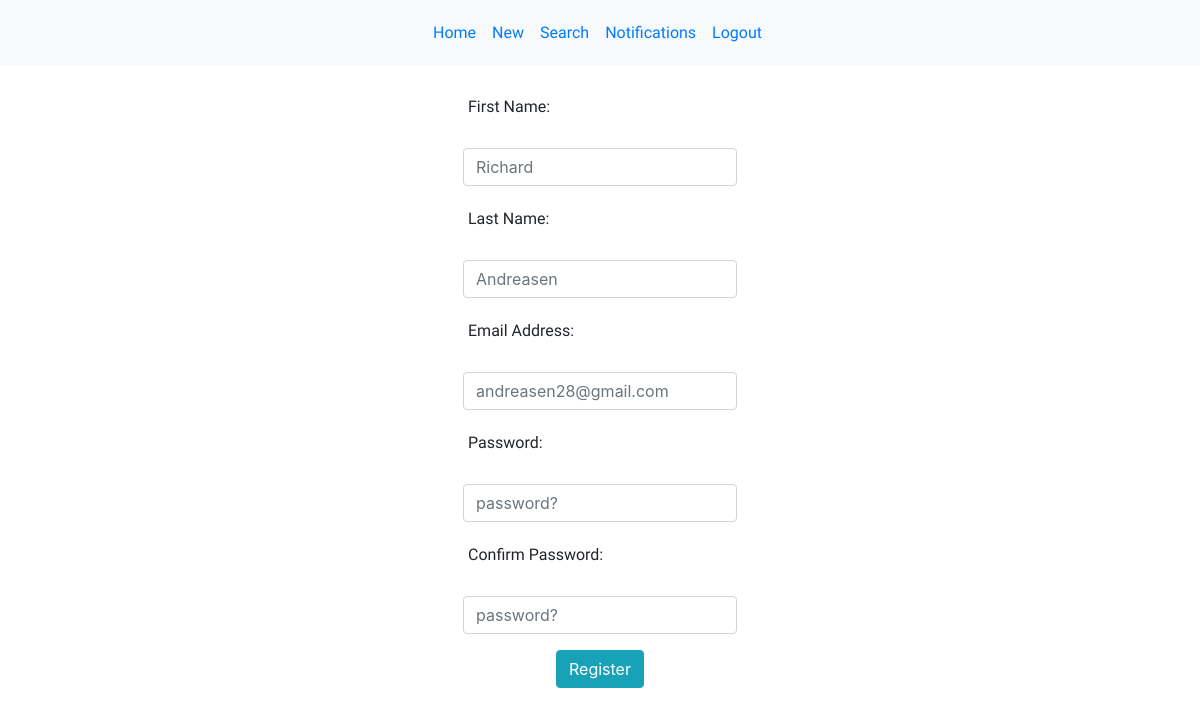
/edit_page (signed in), run on an earlier commit of the app's database.
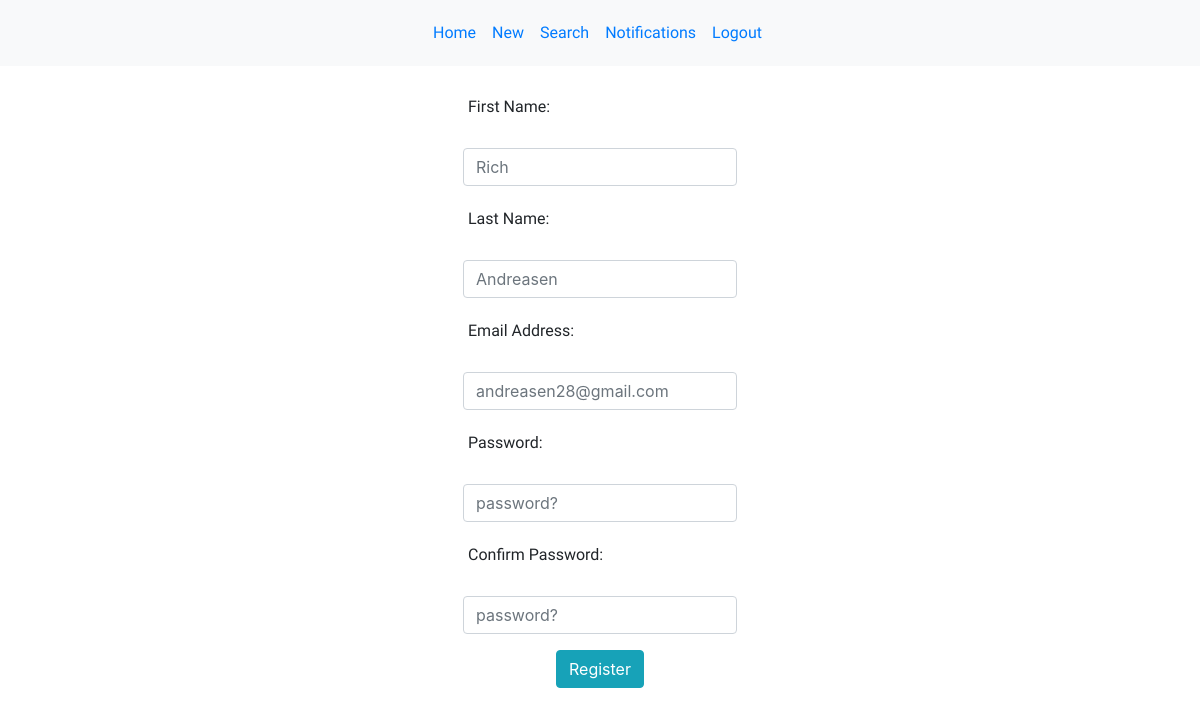
And on a later commit of the database.
### models.py (models this page shows)
class User(db.Model):
    __Tablename__ = "users"
    id = db.Column(db.Integer, primary_key=True)
    first_name = db.Column(db.String(100), nullable = False)
    last_name = db.Column(db.String(100), nullable = False)
    password = db.Column(db.String(200), unique = True, nullable = False)
    email = db.Column(db.String(100), unique = True, nullable = False)
    security_answer1 = db.Column(db.String(200))
    created_at = db.Column(db.DateTime, server_default=func.now())
    updated_at = db.Column(db.DateTime, server_default=func.now(), onupdate=func.now())
    users_that_attend_events = db.relationship('Event', lazy = 'dynamic', secondary = attendees_table)

### controller_functions.py (the view)
def edit_pg():
    user_info = User.query.get(session['uid'])
    return render_template("edit_pg.html", user= user_info)

### templates/edit_pg.html (shortened to what this page needs)
<!DOCTYPE html>
<html lang="en">
<head>
    <link rel="stylesheet" href="{{ url_for('static', filename='edit.css') }}">
    <link rel="stylesheet" href="https://maxcdn.bootstrapcdn.com/bootstrap/4.3.1/css/bootstrap.min.css">
</head>
<body>
    <nav class="navbar navbar-expand-sm bg-light justify-content-center">
        <ul class="navbar-nav">
            <li class="nav-item">
                <a class="nav-link" href="/homepage">Home</a>
            </li>
            <li class="nav-item">
                <a class="nav-link" href="/new">New</a>
            </li>
            <li class="nav-item">
                <a class="nav-link" href="/search">Search</a>
            </li>
            <li class="nav-item">
                <a class="nav-link" href="event">Notifications</a>
            </li>
            <li class="nav-item">
                <a class="nav-link" href="/logout">Logout</a>
            </li>
        </ul>
    </nav>
    <div class="container">
    <div class="errorMSG" id="error">
    </div>
            <div class="row justify-content-center">
                <form action="/edit" id="regform" method="POST">
                    <div class="form-group">
                        <label for="fname"><p>First Name:</p></label>
                        <input class="form-control" type="text" name="fname" placeholder="{{ user.first_name }}" id="email">
                    </div>
                    <div class="form-group">
                        <label for="lname"> <p>Last Name:</p></label>
                        <input class="form-control" type="text" name="lname" placeholder="{{ user.last_name }}" id="email">
                    </div>
                    <div class="form-group">
                        <label for="email"><p>Email Address:</p></label>
                        <input class="form-control" type="text" name="email" placeholder="{{ user.email }}" id="email">
                    </div>
                    <div class="form-group">
                        <label for="password"><p>Password:</p></label>
                        <input class="form-control" type="password" name="password" placeholder="password?" id="">
                    </div>
                    <div class="form-group">
                        <label for="confirm_pass"><p>Confirm Password:</p></label>
                        <input class="form-control" type="password" name="confirm_pass" placeholder="password?" id="password">
                    </div>
                    <div class="row justify-content-center">
                        <input type="submit" class="btn btn-info" id="showError" value="Register">
                    </div>
                </form>
            </div>
    </div>
</body>
</html>

What changed in the data, as far as the page shows it:
changed User "Andreasen": fname "Richard" → "Rich"
